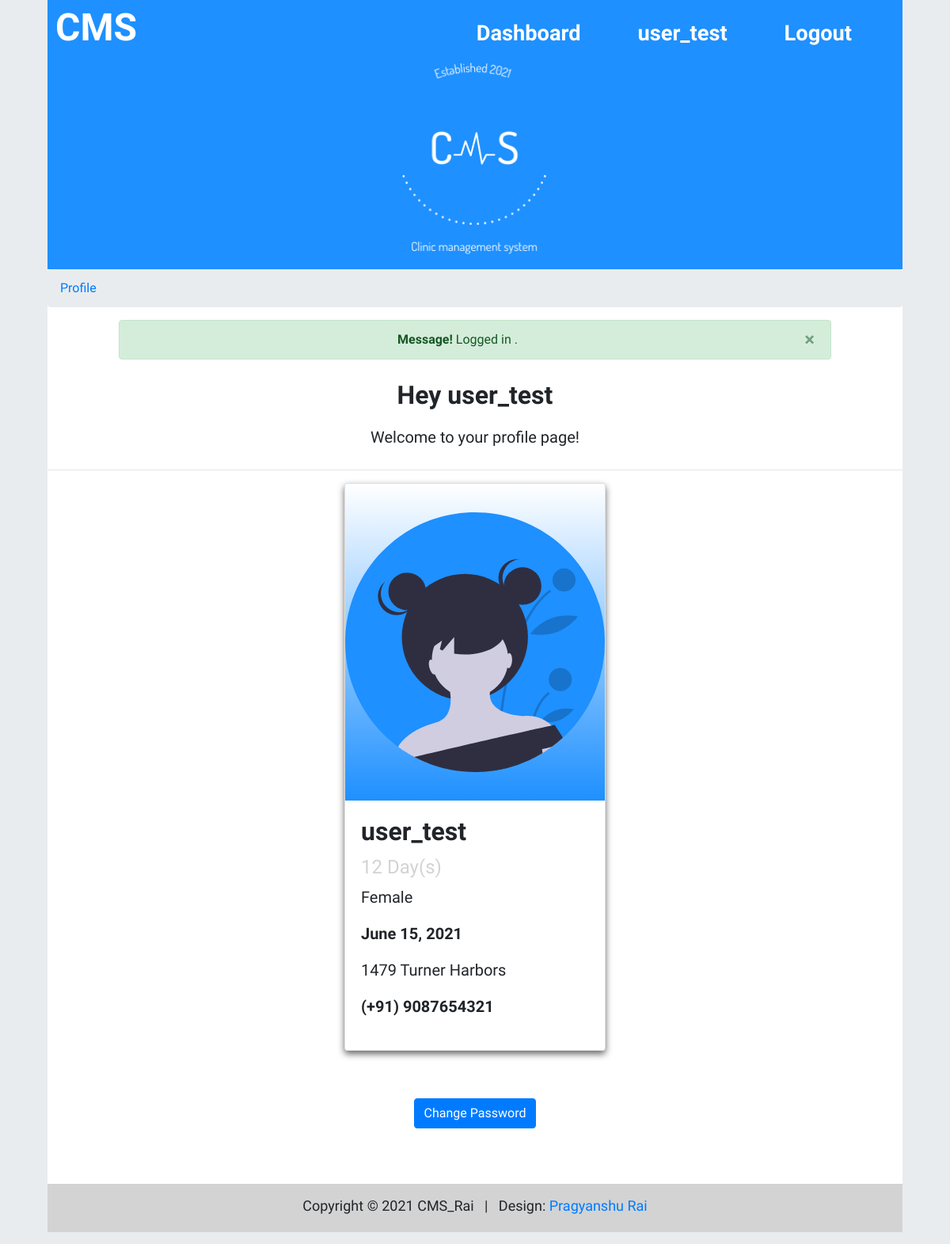
Before: /cms/ (signed in) with the older database file.
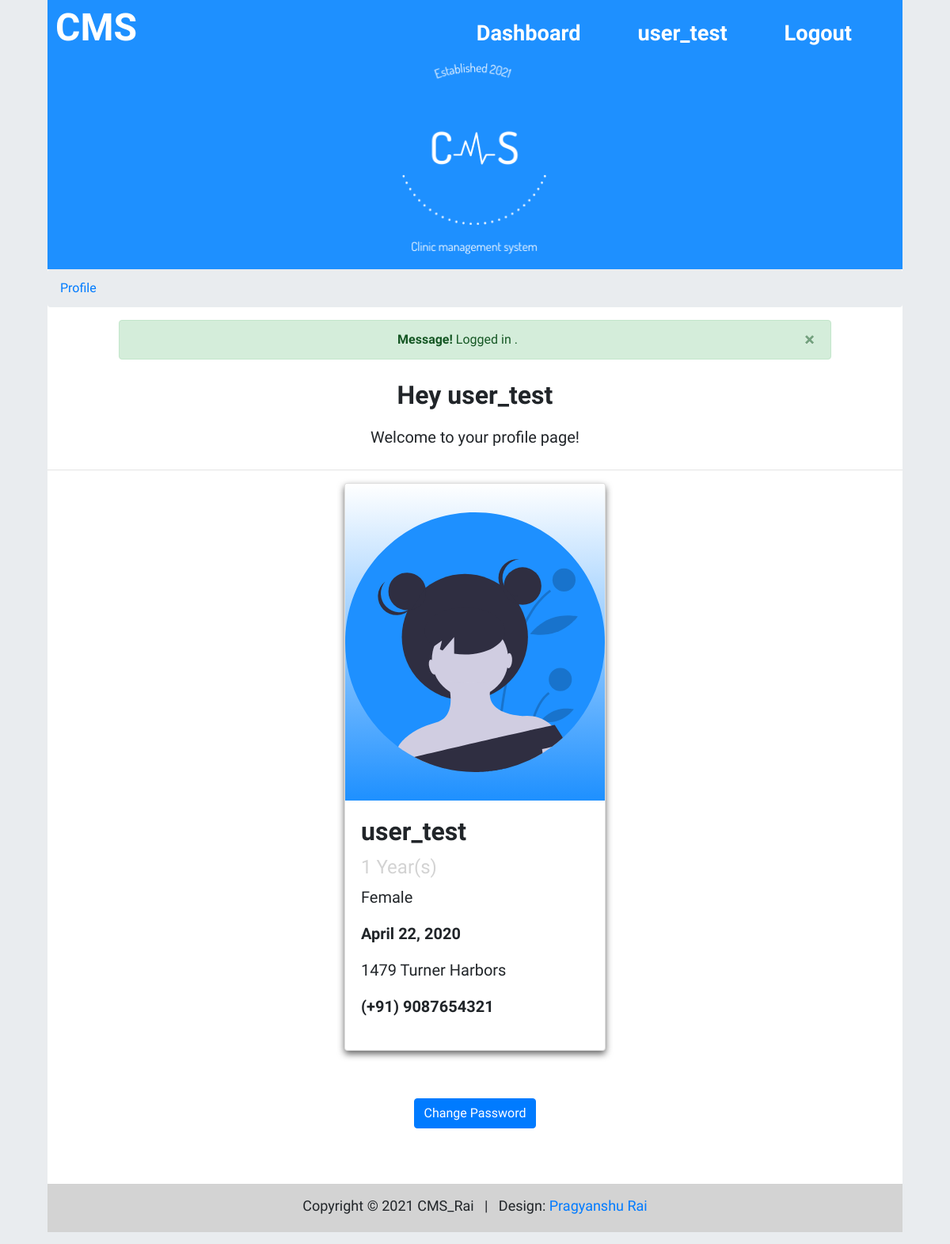
After: the same page with the newer database file.
### cms/models.py (models this page shows, shortened)
class Contact(models.Model):
    user = models.OneToOneField(User, on_delete=models.CASCADE)
    gender = models.CharField(max_length=10, default="other")
    dob = models.DateField(auto_now_add=False, auto_now=False, blank=True)
    address = models.CharField(max_length=80)
    phone = models.CharField(max_length=11)

### cms/views.py (the view)
# urls.py: 2. Add a URL to urlpatterns:  path('', views.home, name='home')
def home(request):
    global stuff
    print("home")
    if request.user.is_authenticated == True:
        print(request.user)
        modifySession(request)
        contact = Contact.objects.get(user_id=request.user.id)
        stuff['address'] = contact.address
        stuff['number'] = contact.phone
        stuff['gender'] = contact.gender
        stuff['dob'] = contact.dob
        stuff['age'] = age(to_date(str(contact.dob)))
        print(stuff)
        messages.info(request, 'Logged in ')
        stuff['warning'] = False
        return render(request, 'cms/profile.html', stuff)
    return render(request, 'cms/index.html', stuff)

### cms/models.py (called while the page is built)
def to_date(date):
    if type(date) == str:
        date = date.replace(" ", "")
        date = list(map(int, date.split("-")))
        date = datetime.date(date[0], date[1], date[2])
    return date

def age(dob):
    today = datetime.date.today()
    if today.month == dob.month:
        return str(today.day - dob.day)+" Day(s)"
    if today.year == dob.year:
        return str(today.month - dob.month)+" Month(s)"
    return str(today.year - dob.year - ((today.month, today.day) < (dob.month, dob.day)))+" Year(s)"

### cms/viewsUtil.py (called while the page is built)
def modifySession(request):
    if 'user' not in request.session:
        auth.logout(request)
        print("logout")
        return False
    request.session.modified = True
    return request

### templates/cms/profile.html (shortened to what this page needs)
{% extends 'cms/base.html' %}
{% load static %}
            {% block breadcrumbs %}
                <li><a href="{% url 'profile' %}">Profile</a></li>
            {% endblock %}
{% block main_block %}
   <main class="main-body">
	    <header class="row welcome-section">
            <div class="col-lg-12 text-center contain">
				<h2><strong>Hey {{user.first_name}}</strong></h2>
            </div>
            <div class="col-lg-1">
            </div>
            <div class="col-lg-10 text-center">
		    <p class="main-content">Welcome to your profile page!</p>
            </div>
            <div class="col-lg-1">
            </div>
	    </header>
        <hr />
		<div class="container-fluid">
            <div class="row">
                <div class="col-lg-4">
                </div>
                <div class="col-lg-4">
                    <div class="card pointer">
                        {% if gender == "Male" %}
                            <img src="{% static 'cms/img/male_avatar.svg' %}" class="card-img-top gradient" height="400px;"/>
                        {% else %}
                            <img src="{% static 'cms/img/female_avatar.svg' %}" class="card-img-top gradient" height="400px;"/>
                        {% endif %}
                        <div class="card-body">
                            <h2 class="card-title pointer" ><b>{{user.first_name}}</b></h2>
                            <h4 class="card-text bg-fade pointer" >{{age}}</h4>
                            <p class="card-text bio pointer" >{{gender}}</p>
                            <p class="card-text bio pointer" ><b>{{dob}}</b></p>
                            <p class="card-text bio pointer" >{{address}}</p>
                            <p class="card-text bio pointer" ><b>(+91) {{number}}</b></p>
                        </div>
                    </div>
                </div>
                <div class="col-lg-4">
                </div>
            </div>
        <div class="space"></div>
        <div class="container-fluid">
            <div class="row">
                <div class="col-lg-4">
                </div>
                <div class="col-lg-4 text-center">
                    <a class="btn btn-primary" href="{% url 'forgot' %}">Change Password</a>
                </div>
            </div>
        </div>
    </main>
{% endblock %}

Changed rows visible on the page:
changed Contact "Female": dob "June 15, 2021" → "April 22, 2020"
Other visible differences:
{{ age }}: "12 Day(s)" → "1 Year(s)"
